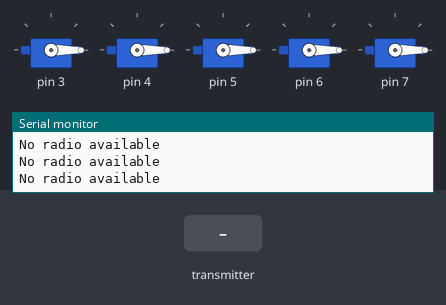
Recording of a sketch running on a simulated Arduino Uno, built with avr-gcc and run on an emulated ATmega328P. Shown: 5 × servo, the last lines printed to the serial monitor. Inputs (shaded band) come from the test bench. No radio packets arrive unless stated.

Above: at 2.2 s.
2.3 s: the transmitter starts sending data.0 = 256
At 3.5 s:
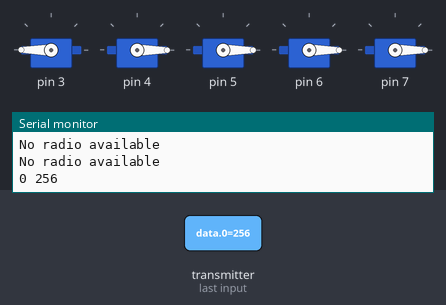
3.8 s: the transmitter starts sending data.1 = 256
At 4.7 s:
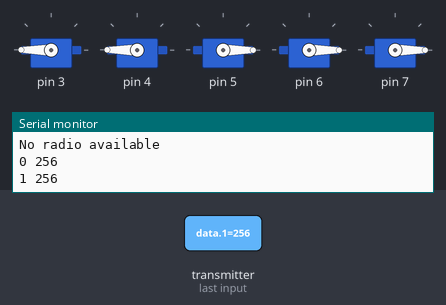
5.3 s: the transmitter starts sending data.0 = 0
At 6.0 s:
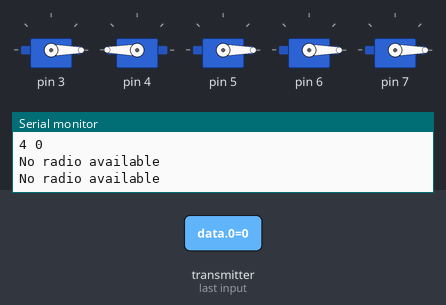
6.8 s: the transmitter starts sending data.2 = 256
At 8.0 s:
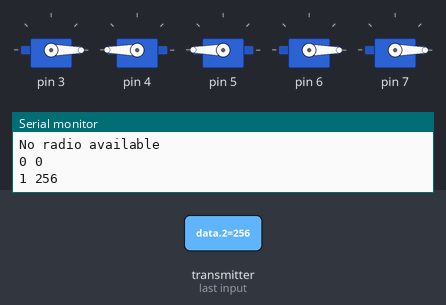
8.3 s: the transmitter starts sending data.1 = 0
At 9.5 s:
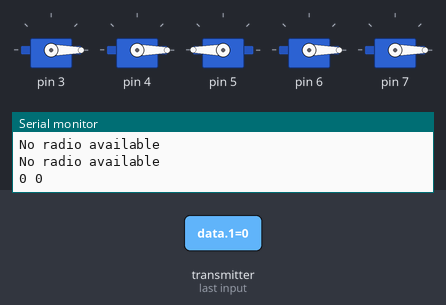
9.8 s: the transmitter starts sending data.4 = 256
At 10.4 s:
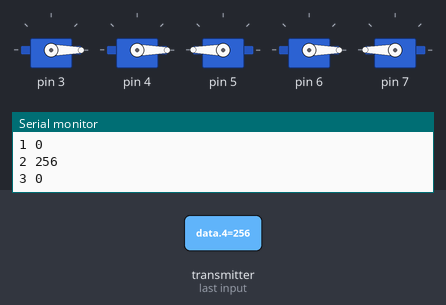
Timing chart, 0 to 12.3 s (numbered marks = the images above; inputs shaded):
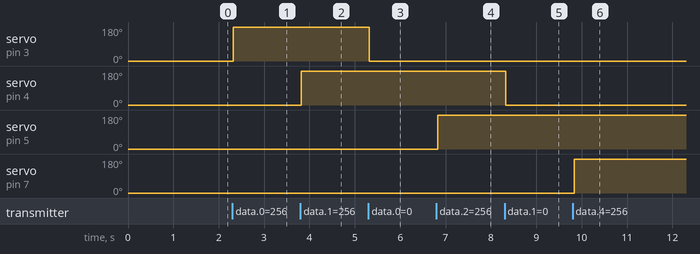

The sketch:

RoboticArmReceiver2.ino
```cpp
//   [2]   [12]
//   [11]  [13]
//   [10]  [ 9]
//  [3.3V]|[GND]|
//Librerias por default
#include <SPI.h>
#include <nRF24L01.h>
#include <RF24.h>
#define CE_PIN   9
#define CSN_PIN 10
const uint64_t pipe = 0xE8E8F0F0E1LL;
#include <Servo.h>

Servo servo[5];
RF24 radio(CE_PIN, CSN_PIN);
int data[5];
int degree = 0;
//--------------------------------------------------------------------------------------
void setup(){
  Serial.begin(9600);
  delay(1000);
  Serial.println("Nrf24L01 Receiver Starting");
  radio.begin();
  radio.openReadingPipe(1,pipe);
  radio.startListening();
  pinMode(5,OUTPUT);
  servo[0].attach(3); //pulgar
  servo[1].attach(4); //indice
  servo[2].attach(5); //medio
  servo[3].attach(6); //anular
  servo[4].attach(7); //meñique
  for (int i = 0; i < 5; i++){
        servo[i].write(0);
      }

}
//---------------------------------------------------------------------------------------
void loop(){
  if (radio.available()){
    bool done = false;
    while (!done){
      done = radio.read(data, sizeof(data)); // Reading good?
      //Serial.print(data[0]);
      for (int i = 0; i < 5; i++){
        Serial.print(i);
        Serial.print(" ");
        Serial.println(data[i]);
        servo[i].write(data[i]);
      }
    }
  }
  else{
      Serial.println("No radio available");
  }
}
//----------------------------------------------------------------------------------------
```

Measured:
- after the input at 2.3 s, servo on pin 3: 0° → 180° at once
- after the input at 3.8 s, servo on pin 4: 0° → 180° at once
- after the input at 5.3 s, servo on pin 3: 180° → 0° at once
- after the input at 6.8 s, servo on pin 5: 0° → 180° at once
- after the input at 8.3 s, servo on pin 4: 180° → 0° at once
- after the input at 9.8 s, servo on pin 7: 0° → 180° at once
